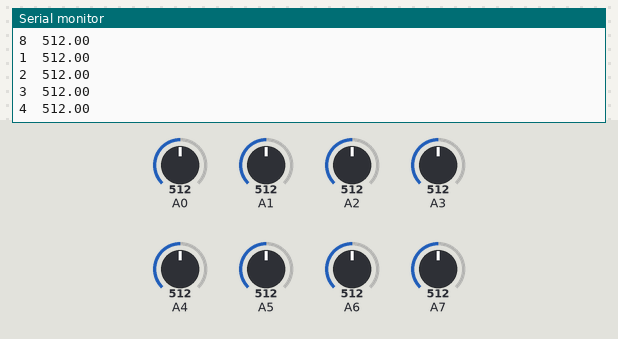
A sketch run on a simulated Arduino Uno, built with avr-gcc and run on an emulated ATmega328P. Parts: the last lines printed to the serial monitor. Inputs (shaded band) come from the test bench; at power-on: A0 = 512, A1 = 512, A2 = 512, A3 = 512, A4 = 512, A5 = 512, A6 = 512, A7 = 512.

Above: at 1.2 s.
1.3 s: A0 set to 716
At 1.8 s:
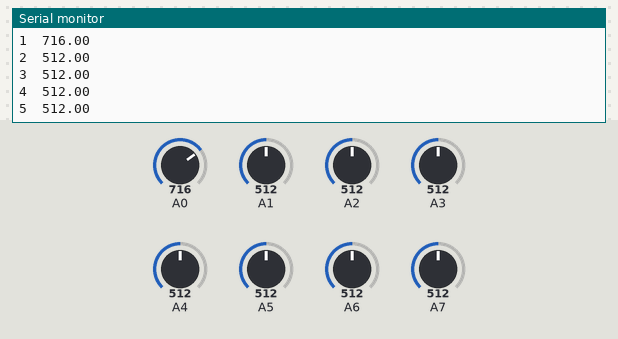
2.8 s: A1 set to 716
At 3.3 s:
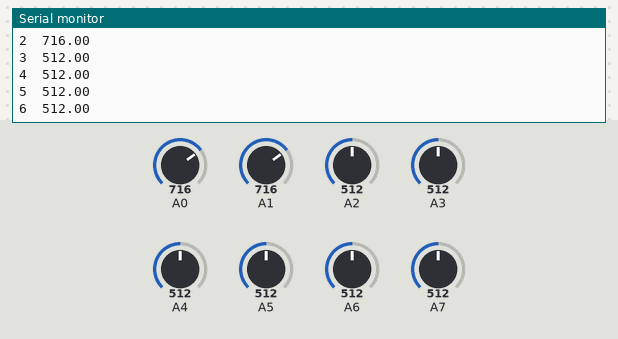
4.3 s: A2 set to 716
5.8 s: A3 set to 716
At 6.3 s:
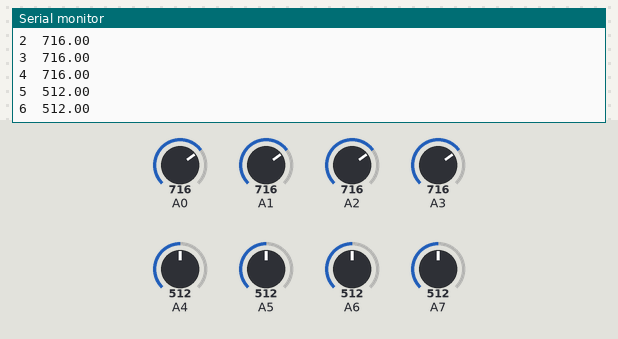
7.3 s: A4 set to 716
At 8.3 s:
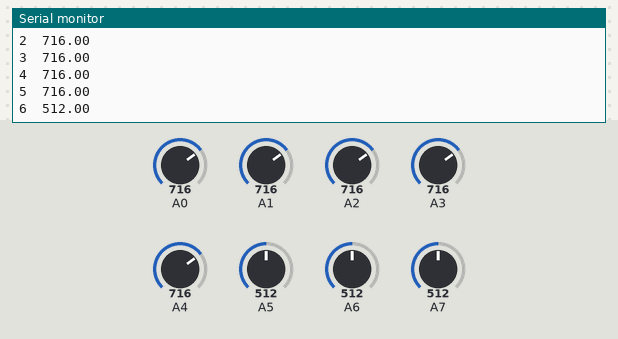
8.8 s: A5 set to 716
At 9.6 s:
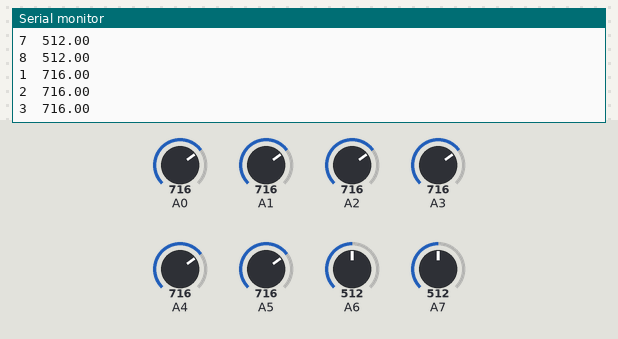
Timing chart, 0 to 11.3 s (numbered marks = the images above; inputs shaded):
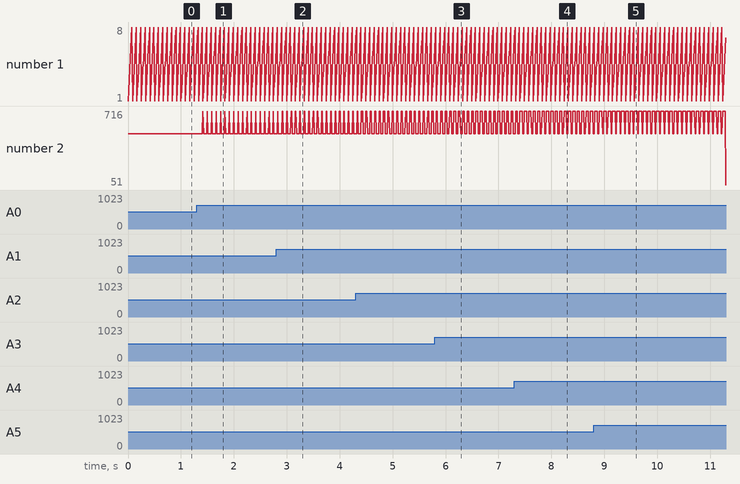

Measured:
- after the input at 1.3 s, the serial monitor: prints a new line after 0.12 s (image 1)
- after the input at 2.8 s, the serial monitor: prints a new line after 0.12 s (image 2)
- after the input at 5.8 s, the serial monitor: prints a new line after 0.14 s (image 3)
- after the input at 7.3 s, the serial monitor: prints a new line after 0.15 s (image 4)
- after the input at 8.8 s, the serial monitor: prints a new line after 0.16 s (image 5)

The sketch:

vibration_sensor.ino
```cpp
void setup()
 {
    Serial.begin(9600);
    Serial.println("");
 }
 double val[8] = {0};
 // port num net
 void printVal(double val,int port)
 {
     Serial.print(port+1);
     Serial.print("\t");
     Serial.println(val);
 }
 // port num + sensor data output
 void loop()
 {
   int i;
   for(i = 0 ; i < 8; i++)
   {
     val[i]=analogRead(i);
   }
   for(i = 0 ; i < 8; i++)
   {
     if(val[i]> 100)
       printVal(val[i],i);
   }
 }
```
